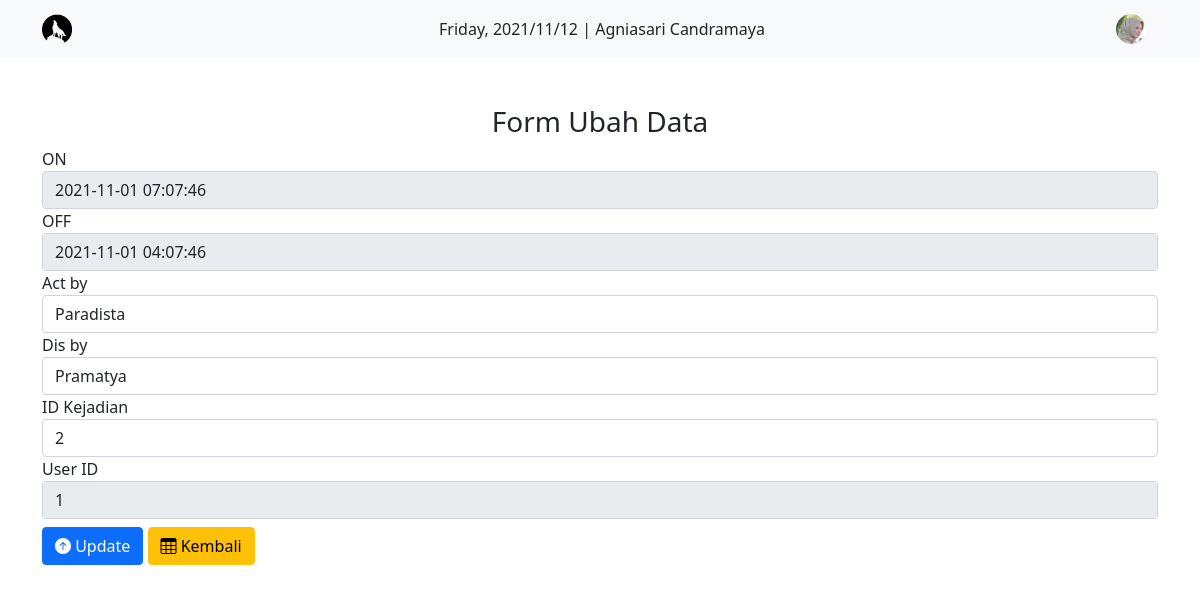
Page /ubah.php?USR_ID=1&KJD_ID=1 (signed in) on the earlier database version.
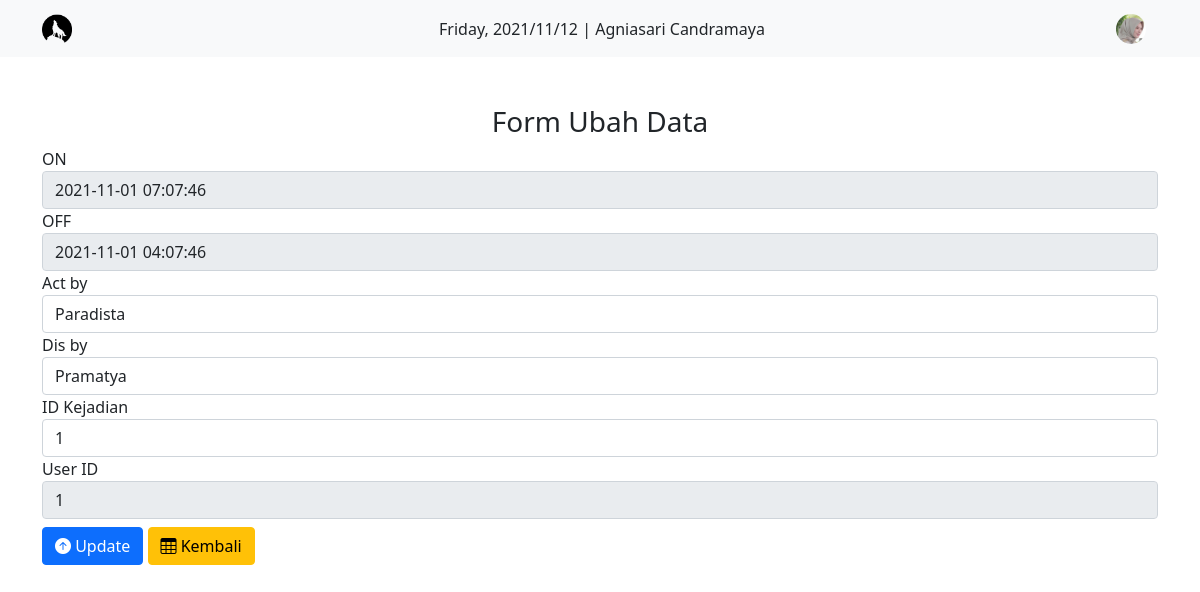
Same page on the later database version.
### tables this page shows
CREATE TABLE `kejadian` (
  `KJD_ID` int(11) NOT NULL,
  `KJD_ON` datetime NOT NULL DEFAULT current_timestamp(),
  `KJD_OF` datetime NOT NULL DEFAULT current_timestamp(),
  `KJD_ACT` varchar(256) DEFAULT NULL,
  `KJD_DIS` varchar(256) DEFAULT NULL,
  `R_ID_KJD` int(11) NOT NULL,
  `USR_ID_KJD` int(11) NOT NULL
);

### functions.php (called while the page is built, shortened)
<?php
function koneksi() {
    return mysqli_connect('localhost', 'root', '', 'pwebtabelgrafik');
}
function query($query) {
    $conn = koneksi();
    $result = mysqli_query($conn, $query);
    if(mysqli_num_rows($result) == 1) {
        return mysqli_fetch_assoc($result);
    }
    $rows = [];
    return $rows;
}

### ubah.php (the view, shortened to what this page needs)
<?php
require_once 'functions.php';
$idKej = $_GET['KJD_ID'];
$idLogin = $_GET['USR_ID'];
$yangLogin = query("SELECT * FROM user WHERE USR_ID = $idLogin");
$datKej = query("SELECT * FROM kejadian WHERE KJD_ID = $idKej");
?>
<!doctype html>
<html lang="en">
  <head>
    <link href="https://cdn.jsdelivr.net/npm/bootstrap@5.1.3/dist/css/bootstrap.min.css" rel="stylesheet">
    <link rel="stylesheet" href="https://cdn.jsdelivr.net/npm/bootstrap-icons@1.7.0/font/bootstrap-icons.css">
  </head>
  <body>
  <nav class="navbar navbar-light bg-light">
      <div class="container">
        <a class="navbar-brand" href="#">
          <img src="wolf-icon.png" alt="" width="30" class="d-inline-block align-text-top" />
        </a>
        <?php echo date("l"). ", " . date("Y/m/d") . " | " . $yangLogin['USR_NAME'] ; ?>
        <div class="">
          <div class="navbar-nav ms-auto container-fluid">
            <a href="">
              <img src="photo/<?= $yangLogin['USR_PHOTO']; ?>" height="30" class="rounded-circle d-inline-block align-text-top" />
            </a>
          </div>
        </div>
      </div>
    </nav>
  <h3 class="text-center pt-5">Form Ubah Data</h3>
  <div class="container">
  <form action="" method="POST">
        <div class="form-group">
            <label>ON</label>
            <input type="text" class="form-control" name="KJD_ON" readonly value="<?= $datKej['KJD_ON']?>" >
        </div>
        <div class="form-group">
            <label>OFF</label>
            <input type="text" class="form-control" name="KJD_OF" readonly value="<?= $datKej['KJD_OF']?>">
        </div>
        <div class="form-group">
            <label>Act by</label>
            <input value="<?= $datKej['KJD_ACT']?>" type="text" class="form-control" name="KJD_ACT" required>
        </div>
        <div class="form-group">
            <label>Dis by</label>
            <input value="<?= $datKej['KJD_DIS']?>" type="text" class="form-control" name="KJD_DIS" required>
        </div>
        <div class="form-group">
            <label>ID Kejadian</label>
            <input value="<?= $datKej['R_ID_KJD']?>" type="number" class="form-control" name="R_ID_KJD" required>
        </div>
        <div class="form-group">
            <label>User ID</label>
            <input value="<?= $datKej['USR_ID_KJD']?>" type="number" class="form-control" name="USR_ID_KJD" readonly required>
        </div>
        <button type="submit" class="btn btn-primary mt-2" name="ubah"><i class="bi bi-arrow-up-circle-fill"></i> Update</button>
        <a href="2_halaman-tabel.php?USR_ID=<?= $idLogin; ?>" type="button" class="btn btn-warning mt-2"><i class="bi bi-table"></i> Kembali</a>
    </form>
  </div>
  </body>
</html>

Differences in the rows shown:
changed kejadian "Paradista": R_ID_KJD "2" → "1"
